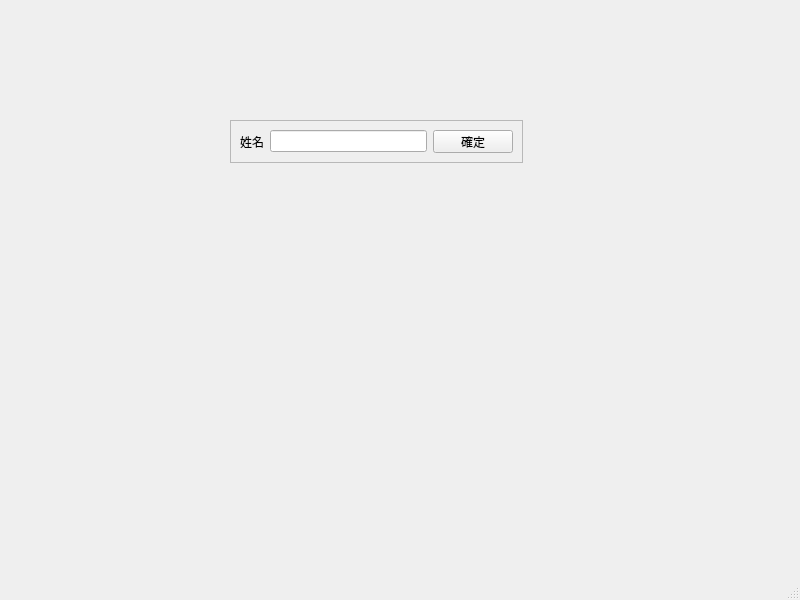
<?xml version="1.0" encoding="UTF-8"?>
<ui version="4.0">
 <class>MainWindow</class>
 <widget class="QMainWindow" name="MainWindow">
  <property name="geometry">
   <rect>
    <x>0</x>
    <y>0</y>
    <width>800</width>
    <height>600</height>
   </rect>
  </property>
  <property name="windowTitle">
   <string>MainWindow</string>
  </property>
  <widget class="QWidget" name="centralwidget">
   <widget class="QFrame" name="frame">
    <property name="geometry">
     <rect>
      <x>230</x>
      <y>120</y>
      <width>293</width>
      <height>43</height>
     </rect>
    </property>
    <property name="frameShape">
     <enum>QFrame::Shape::StyledPanel</enum>
    </property>
    <property name="frameShadow">
     <enum>QFrame::Shadow::Raised</enum>
    </property>
    <layout class="QHBoxLayout" name="horizontalLayout">
     <item>
      <widget class="QLabel" name="label_name">
       <property name="text">
        <string>姓名</string>
       </property>
      </widget>
     </item>
     <item>
      <widget class="QLineEdit" name="line_name"/>
     </item>
     <item>
      <widget class="QPushButton" name="button_check">
       <property name="text">
        <string>確定</string>
       </property>
      </widget>
     </item>
    </layout>
   </widget>
  </widget>
  <widget class="QMenuBar" name="menubar">
   <property name="geometry">
    <rect>
     <x>0</x>
     <y>0</y>
     <width>800</width>
     <height>21</height>
    </rect>
   </property>
  </widget>
  <widget class="QStatusBar" name="statusbar"/>
 </widget>
 <resources/>
 <connections/>
</ui>
